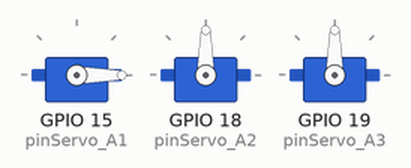
A sketch run on a simulated ESP32. On the bench: 3 × servo.

Above: at 0.0 s.
At 4.95 s:
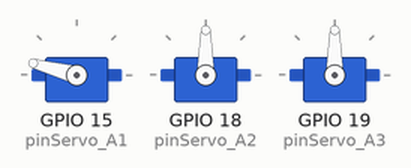
At 9.75 s:
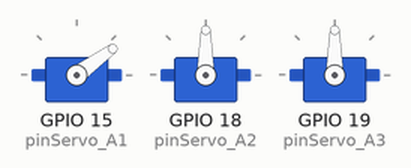
At 19.65 s:
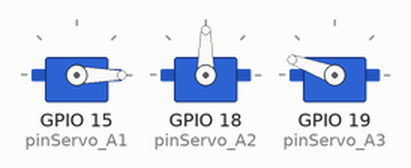
At 29.55 s:
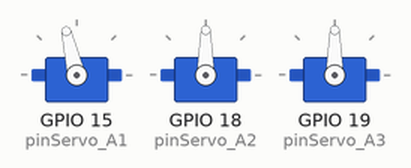
At 39.75 s:
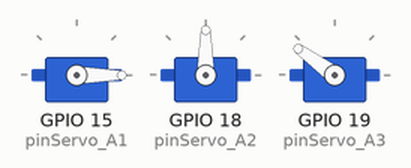
Timing chart, 0 to 40.0 s (numbered marks = the images above):
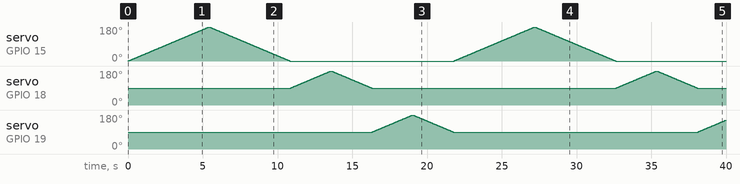

The sketch:

Initial_Version.ino
```cpp
#include <ESP32Servo.h> // Librería para controlar servos en ESP32

// Instanciamos los servos
Servo servo_A1;
Servo servo_A2;
Servo servo_A3;

// Pines a los que están conectados los servos
int pinServo_A1 = 15;
int pinServo_A2 = 18;
int pinServo_A3 = 19;

// Variables para las posiciones iniciales de los servos
int pos01 = 0;
int pos02 = 0;
int pos03 = 0;

void setup() {
  // Inicializamos los servos especificando los límites de pulso (500 a 2500 microsegundos)
  servo_A1.attach(pinServo_A1, 500, 2500);
  servo_A2.attach(pinServo_A2, 500, 2500);
  servo_A3.attach(pinServo_A3, 500, 2500);
}

void loop() {
  // Movimiento del servo_A1 de 0 a 180 grados
  for (pos01 = 0; pos01 <= 180; pos01++) {
    servo_A1.write(pos01);
    delay(30);  // Esperamos 30 milisegundos entre cada cambio de posición
  }

  // Movimiento del servo_A1 de 180 a 0 grados
  for (pos01 = 180; pos01 >= 0; pos01--) {
    servo_A1.write(pos01);
    delay(30);
  }

  // Movimiento del servo_A2 de 90 a 180 grados
  for (pos02 = 90; pos02 <= 180; pos02++) {
    servo_A2.write(pos02);
    delay(30);
  }

  // Movimiento del servo_A2 de 180 a 90 grados
  for (pos02 = 180; pos02 >= 90; pos02--) {
    servo_A2.write(pos02);
    delay(30);
  }

  // Movimiento del servo_A3 de 90 a 180 grados
  for (pos03 = 90; pos03 <= 180; pos03++) {
    servo_A3.write(pos03);
    delay(30);
  }

  // Movimiento del servo_A3 de 180 a 90 grados
  for (pos03 = 180; pos03 >= 90; pos03--) {
    servo_A3.write(pos03);
    delay(30);
  }
}
```
